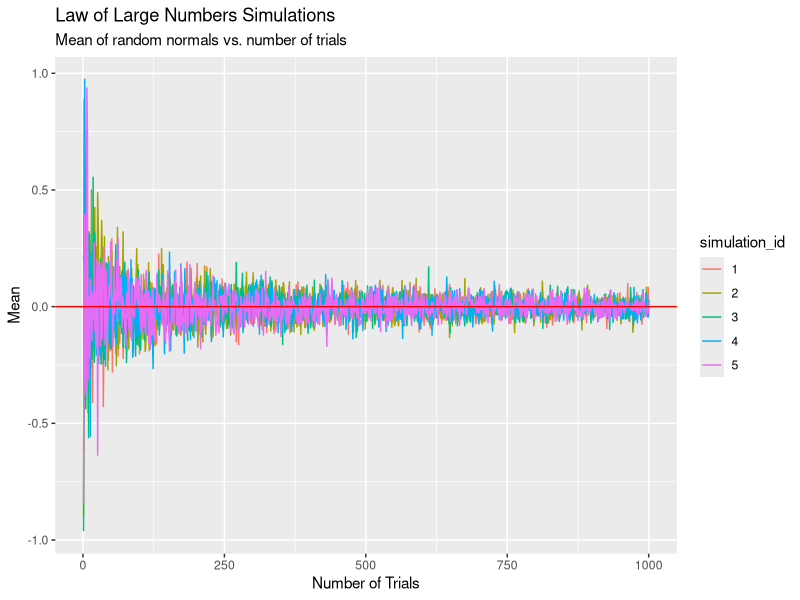
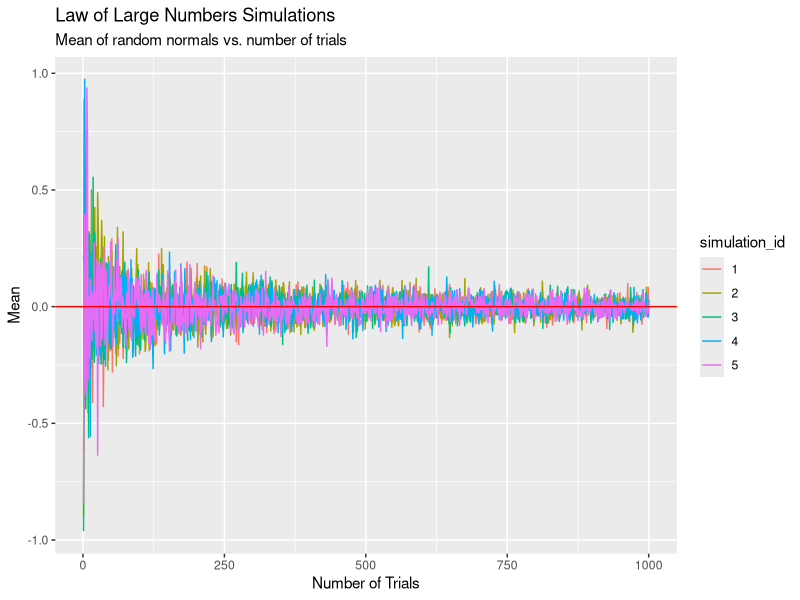

Source code (R) for these figures, in order:
# Load necessary libraries
library(tidyverse)

# Define constants
N_TRIALS <- 1000
N_SIMULATIONS <- 5

# Function to simulate the law of large numbers
simulate_lln <- function(seed) {
  set.seed(seed)
  tibble(
    trial = 1:N_TRIALS,
    mean = map_dbl(1:N_TRIALS, ~ mean(rnorm(.x)))
  )
}

# Simulate the law of large numbers multiple times
simulations <- map(1:N_SIMULATIONS, simulate_lln) %>%
  bind_rows(.id = "simulation_id")

# Plot the simulations
simulations %>%
  ggplot(aes(x = trial, y = mean, color = simulation_id)) +
  geom_line() +
  geom_hline(yintercept = 0, color = "red") +
  labs(
    title = "Law of Large Numbers Simulations",
    subtitle = "Mean of random normals vs. number of trials",
    x = "Number of Trials",
    y = "Mean"
  )

ggsave("lln_simulations.png", width = 7, height = 7)
